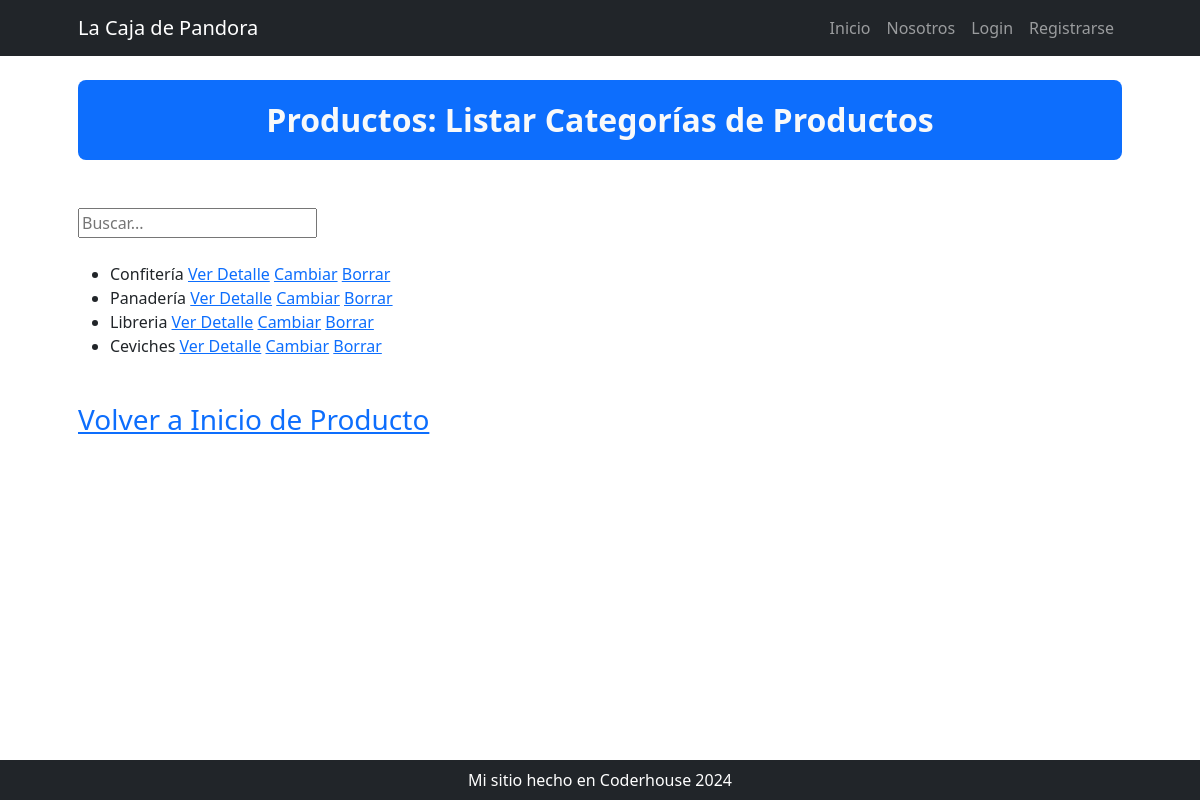
/producto/productocategoria/list/, run on the app's committed database.
### producto/models.py (models this page shows, shortened)
class ProductoCategoria(models.Model):
    nombre = models.CharField(max_length=200, unique=True)
    descripcion = models.CharField(
        max_length=250, null=True, blank=True, verbose_name="Descripción")
    class Meta:
        verbose_name_plural = "Categorías de Productos"
        verbose_name = "Categoría de Producto"

### producto/views.py (the view)
class ProductoCategoriaList(ListView):
    model = models.ProductoCategoria
    def get_queryset(self) -> QuerySet:
        if self.request.GET.get("consulta"):
            consulta = self.request.GET.get("consulta")
            object_list = models.ProductoCategoria.objects.filter(
                nombre__icontains=consulta)
            return object_list
        else:
            object_list = models.ProductoCategoria.objects.all()
            return object_list

### producto/templates/producto/productocategoria_list.html (shortened to what this page needs)
{% extends 'core/base.html' %}
{% block titulo %}
  {% include 'core/components/titulo1.html' with titulo="Productos: Listar Categorías de Productos" %}
{% endblock titulo %}
{% block contenido %}
  <div class="py-lg-4 ">
    <form action="{% url 'producto:productocategoria_list' %}" method="get">
      <input type="text" name="consulta" placeholder="Buscar...">
    </form>
  </div>
  <ul>
    {% for producto in object_list %}
      <li> {{ producto.nombre }}
        <a href="{% url 'producto:productocategoria_detail' producto.id %}">Ver Detalle</a>
        <a href="{% url 'producto:productocategoria_update' producto.id %}">Cambiar</a>
        <a href="{% url 'producto:productocategoria_delete' producto.id %}">Borrar</a>
      </li>
    {% endfor %}
  </ul>
  <div class="fs-3 py-4">
    <a href="{% url 'producto:home' %}">Volver a Inicio de Producto</a>
  </div>
{% endblock contenido %}

### data on the page
ProductoCategoria: nombre "Confitería"
ProductoCategoria: nombre "Panadería"
ProductoCategoria: nombre "Libreria"
ProductoCategoria: nombre "Ceviches"

### other printed values
{{ titulo }} "Productos: Listar Categorías de Productos"
